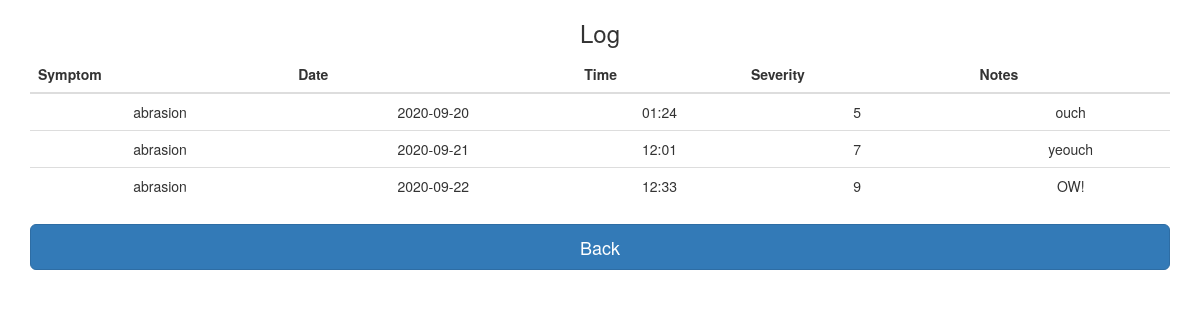
The page /log (signed in) on the database its author committed.
### tables this page shows
CREATE TABLE symptom_table (username message_text, symptom message_text, date date,time time,severity integer,notes message_text);

### app.py (the view)
@app.route('/log')
def log():
    if not session.get('logged_in'):
        return redirect('/error')
    username = session['username']
    symptoms = get_symptoms(username)
    return render_template('log.html', symptoms=symptoms)

### src/db.py (called while the page is built)
def find_symptoms(username):
    conn = sqlite3.connect(db)
    c = conn.cursor()
    symptoms = c.execute('''SELECT * FROM symptom_table WHERE username=?;''',
                         (username,)).fetchall()
    conn.commit()
    conn.close()
    return symptoms

### src/track.py (called while the page is built)
def get_symptoms(username):
    return find_symptoms(username)

### templates/log.html
{% extends 'base.html' %}
{% block content %}
<div class="container text-center">
    <h3>Log</h3>
    <table class="table">
        <thead>
        <tr>
            <th>Symptom</th>
            <th>Date</th>
            <th>Time</th>
            <th>Severity</th>
            <th>Notes</th>
        </tr>
        </thead>
        <tbody>
        {% for symptom_data in symptoms %}
            <tr>
                <td>{{ symptom_data[1] }}</td>
                <td>{{ symptom_data[2] }}</td>
                <td>{{ symptom_data[3] }}</td>
                <td>{{ symptom_data[4] }}</td>
                <td>{{ symptom_data[5] }}</td>
            </tr>
        {% endfor %}
        </tbody>
    </table>
     <form action="/dashboard">
         <input type="submit" value="Back" class="btn btn-primary btn-lg btn-block">
     </form>
</div>
{% endblock %}

### templates/base.html (shortened to what this page needs)
{% extends 'bootstrap/base.html' %}

### rows shown on the page
symptom_table: symptom "abrasion", date "2020-09-20", time "01:24", severity "5", notes "ouch"
symptom_table: symptom "abrasion", date "2020-09-21", time "12:01", severity "7", notes "yeouch"
symptom_table: symptom "abrasion", date "2020-09-22", time "12:33", severity "9", notes "OW!"
